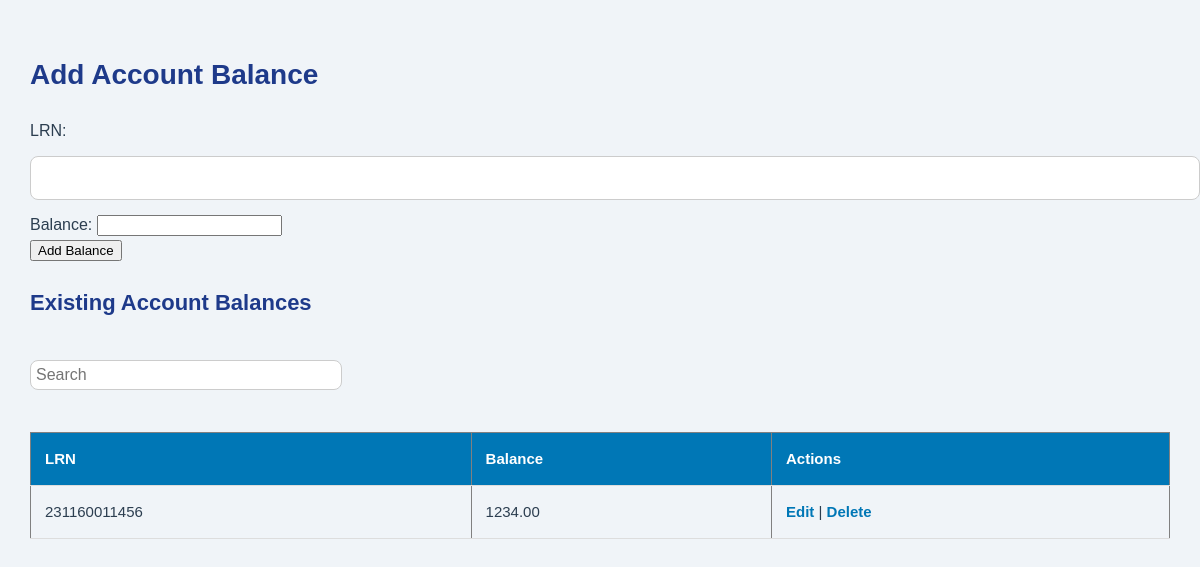
The page /balance.php on the database as committed earlier.
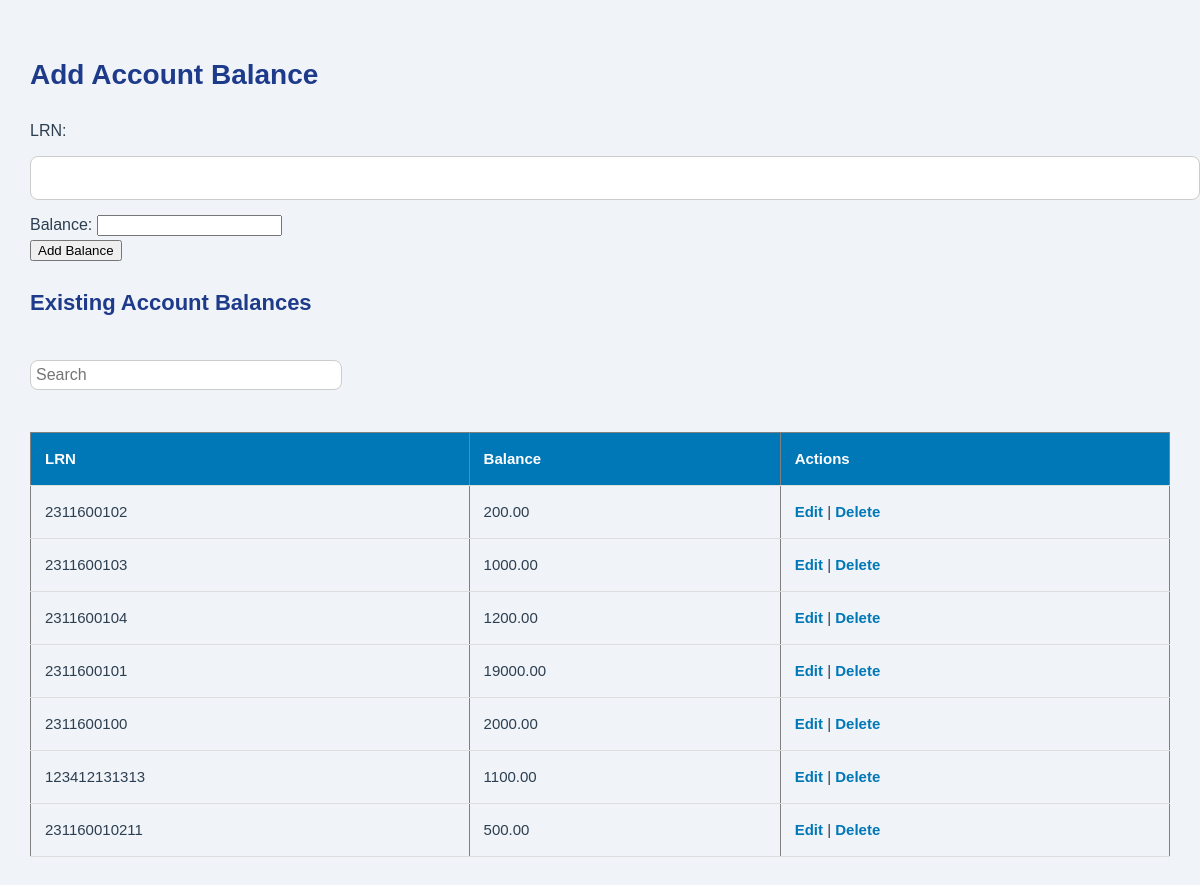
The same page on the database as committed later.
### tables this page shows
CREATE TABLE `account_balance` (
  `id` int(11) NOT NULL,
  `student_id` bigint(50) NOT NULL,
  `balance` varchar(50) NOT NULL
);

### balance.php (the view, shortened to what this page needs)
<?php
include 'db.php';
?>
<!DOCTYPE html>
<html lang="en">
<head>
    <link rel="stylesheet" type="text/css" href="css/admin.css">
</head>
<body>
</body>
</html>
<h2>Add Account Balance</h2>
<form method="POST" action="balance.php">
    LRN: <input type="text" name="student_id" required><br>
    Balance: <input type="number" step="0.01" name="balance" required><br>
    <input type="submit" value="Add Balance">
</form>
<h3>Existing Account Balances</h3>
<input type="text" id="searchInput" placeholder="Search" style="margin-top: 20px; padding: 5px; width: 300px;">
<table border="1" cellpadding="5">
    <tr><th>LRN</th><th>Balance</th><th>Actions</th></tr>
    <?php
    $result = $conn->query("SELECT * FROM account_balance");
    while ($row = $result->fetch_assoc()) {
        echo "<tr>
            <td>{$row['student_id']}</td>
            <td>{$row['balance']}</td>
            <td>
                <a href='balance.php?edit={$row['student_id']}'>Edit</a> |
                <a href='balance.php?delete={$row['student_id']}' onclick='return confirm(\"Delete this balance?\")'>Delete</a>
            </td>
        </tr>";
    }
    ?>
</table>

### css/admin.css (style rules this page uses)
body { font-family: 'Poppins', sans-serif; background: #f0f4f8; color: #2c3e50; margin: 0; padding: 30px; line-height: 1.6; }
h2, h3 { color: #1e3a8a; margin-bottom: 20px; font-weight: 700; }
h2 { font-size: 28px; }
h3 { font-size: 22px; }
input[type="text"] { width: 100%; padding: 12px 14px; margin: 12px 0; border: 1px solid #ccc; border-radius: 8px; font-size: 16px; background: #fff; }
table { width: 100%; margin-top: 30px; border-collapse: collapse; }
th, td { padding: 14px; text-align: left; border-bottom: 1px solid #ddd; font-size: 15px; }
th { background-color: #0077b6; color: #fff; }
a { color: #0077b6; text-decoration: none; font-weight: 600; }

Rows that differ between the two databases and show on the page:
added account_balance: student "2311600102", balance "200.00"
added account_balance: student "2311600103", balance "1000.00"
added account_balance: student "2311600104", balance "1200.00"
added account_balance: student "2311600101", balance "19000.00"
added account_balance: student "2311600100", balance "2000.00"
added account_balance: student "123412131313", balance "1100.00"
changed account_balance (number 7 of 7 on the later page): student "231160011456" → "231160010211"; balance "1234.00" → "500.00"
